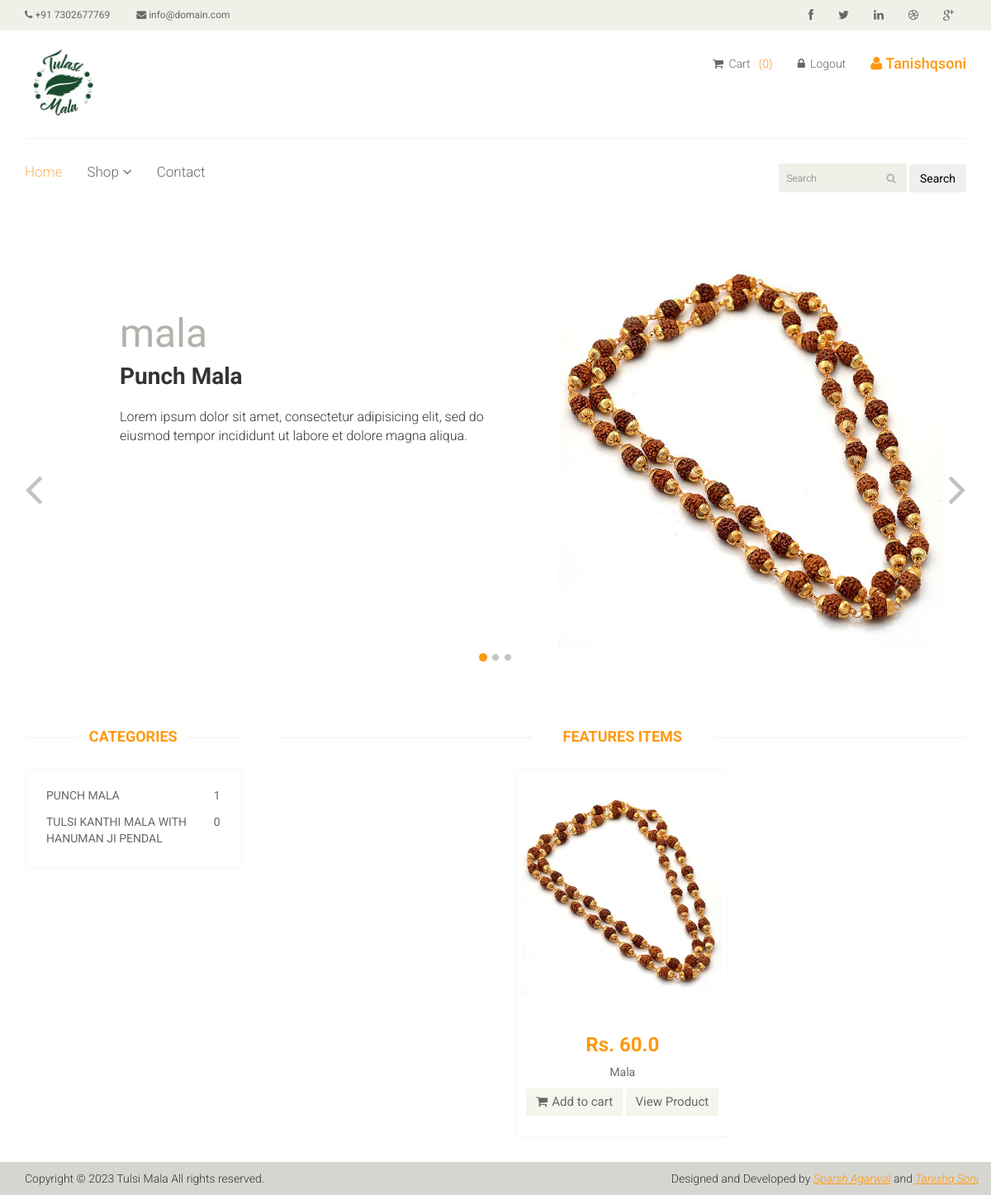
Page / (signed in) on the committed database.
### core/models.py (models this page shows, shortened)
class Product(models.Model):
    name = models.CharField(max_length=100)
    category = models.ForeignKey('Category', on_delete=models.CASCADE)
    slug = models.SlugField(unique=True, null=True, blank=True)
    desc = models.TextField()
    price = models.FloatField(default=0.0)
    product_available_count = models.IntegerField(default=0)
    img = models.ImageField(upload_to='images/')

class Category(models.Model):
    category_name = models.CharField(max_length=1000)
    def __str__(self):
        return self.category_name
    def product_count(self):
        return self.product_set.count()

### core/views.py (the view, shortened to what this page needs)
# urls.py: path('', views.index, name='index'),
def index(request):
    products = Product.objects.all()
    new_prods = products[::-1]
    f_new_prods = new_prods[0]
    new_prods = new_prods[1:3]
    categories = Category.objects.all()
    offer = Offer.objects.get(id=1)
    if (request.user.is_authenticated):
        len_of_cart = len(Cart.objects.filter(user=request.user))
        parameters = {
            'products': products,
            'categories': categories,
            'offer': offer,
            'len_of_cart': len_of_cart,
            'new_prods': new_prods,
            'f_items': f_new_prods
        }
        return render(request, 'core/index.html', parameters)

### templates/core/index.html (shortened to what this page needs)
{% extends './base.html' %}
{% load static %}
{% block start %}
    <section id="slider">
      <div class="container">
        <div class="row">
          <div class="col-sm-12">
            <div
              id="slider-carousel"
              class="carousel slide"
              data-ride="carousel"
            >
              <ol class="carousel-indicators">
                <li
                  data-target="#slider-carousel"
                  data-slide-to="0"
                  class="active"
                ></li>
                <li data-target="#slider-carousel" data-slide-to="1"></li>
                <li data-target="#slider-carousel" data-slide-to="2"></li>
              </ol>
              <div class="carousel-inner">
                <div class="item active">
                  <div class="col-sm-6">
                    <h1>{{f_items.name}}</h1>
                    <h2>{{f_items.category}}</h2>
                    <p>
                      Lorem ipsum dolor sit amet, consectetur adipisicing elit,
                      sed do eiusmod tempor incididunt ut labore et dolore magna
                      aliqua.
                    </p>
                  </div>
                  <div class="col-sm-6">
                    <img
                      src="/media/{{f_items.img}}"
                      class="girl img-responsive"
                      alt=""
                    />
                  </div>
                </div>
              </div>
              <a
                href="#slider-carousel"
                class="left control-carousel hidden-xs"
                data-slide="prev"
              >
                <i class="fa fa-angle-left"></i>
              </a>
              <a
                href="#slider-carousel"
                class="right control-carousel hidden-xs"
                data-slide="next"
              >
                <i class="fa fa-angle-right"></i>
              </a>
            </div>
          </div>
        </div>
      </div>
    </section>
    <section>
      <div class="container">
        <div class="row">
          <div class="col-sm-3">
            <div class="left-sidebar">
              <div class="brands_products">
                <h2>Categories</h2>
                <div class="brands-name">
                  <ul class="nav nav-pills nav-stacked">
                    {% for category in categories %}
                    <li>
                      <a href="/category/{{ category.id }}"> <span class="pull-right">{{ category.product_count }}</span> {{ category.category_name }}</a>
                    </li>
                    {% endfor %}
                  </ul>
                </div>
              </div>
            </div>
          </div>
          <div class="col-sm-9 padding-right">
            <div class="features_items">
              <h2 class="title text-center">Features Items</h2>
              <div class="outer-box" style="display: flex; justify-content: space-around; flex-wrap: wrap;">
              {% for product in products %}
              <div class="col-sm-4">
                <div class="product-image-wrapper">
                  <div class="single-products">
                    <div class="productinfo text-center">
                      <img
                        src="{{ product.img.url }}"
                        alt=""
                      />
                      <h2>Rs. {{ product.price }}</h2>
                      <p>{{ product.name|title }}</p>
                      <a href="{% url 'add_to_cart' product.pk %}" class="btn btn-default add-to-cart"
                        ><i class="fa fa-shopping-cart"></i>Add to cart</a
                      >
                      <a href="{% url 'products' product.slug %}" class="btn btn-default add-to-cart"
                        ></i>View Product</a
                      >
                    </div>
                    <div class="product-overlay">
                      <div class="overlay-content">
                      </div>
                    </div>
                  </div>
                </div>
              </div>
              {% endfor %}
            </div>
          </div>
        </div>
      </div>
    </section>
    {% endblock %}

### templates/core/base.html (shortened to what this page needs)
{% load static %} {% load cart_template_tag %}
<!DOCTYPE html>
<html lang="en">
  <head>
    <link href="{% static 'css/bootstrap.min.css' %}" rel="stylesheet" />
    <link href="{% static 'css/font-awesome.min.css' %}" rel="stylesheet" />
    <link href="{% static 'css/prettyPhoto.css' %}" rel="stylesheet" />
    <link href="{% static 'css/price-range.css' %}" rel="stylesheet" />
    <link href="{% static 'css/animate.css' %}" rel="stylesheet" />
    <link href="{% static 'css/main.css' %}" rel="stylesheet" />
    <link href="{% static 'css/responsive.css' %}" rel="stylesheet" />
    <script src="https://code.jquery.com/jquery-3.6.0.min.js"></script></head
  >
  <body>
    <header id="header">
      <div class="header_top">
        <div class="container">
          <div class="row">
            <div class="col-sm-6">
              <div class="contactinfo">
                <ul class="nav nav-pills">
                  <li>
                    <a href="#"><i class="fa fa-phone"></i> +91 7302677769</a>
                  </li>
                  <li>
                    <a href="#"
                      ><i class="fa fa-envelope"></i> info@domain.com</a
                    >
                  </li>
                </ul>
              </div>
            </div>
            <div class="col-sm-6">
              <div class="social-icons pull-right">
                <ul class="nav navbar-nav">
                  <li>
                    <a href="#"><i class="fa fa-facebook"></i></a>
                  </li>
                  <li>
                    <a href="#"><i class="fa fa-twitter"></i></a>
                  </li>
                  <li>
                    <a href="#"><i class="fa fa-linkedin"></i></a>
                  </li>
                  <li>
                    <a href="#"><i class="fa fa-dribbble"></i></a>
                  </li>
                  <li>
                    <a href="#"><i class="fa fa-google-plus"></i></a>
                  </li>
                </ul>
              </div>
            </div>
          </div>
        </div>
      </div>
      <div class="header-middle">
        <div class="container">
          <div class="row">
            <div class="col-sm-4">
              <div class="logo pull-left">
                <a href="/"
                  ><img src="{% static 'images/home/logo.png' %}" alt="" style="width: 9rem;"
                /></a>
              </div>
            </div>
            <div class="col-sm-8">
              <div class="shop-menu pull-right">
                <ul class="nav navbar-nav">
                  <li>
                    <a href="/cart"
                      ><i class="fa fa-shopping-cart"></i> Cart&nbsp;&nbsp;
                       {% if user.is_authenticated %}
                      <div style="color: #fe980f; display: inline">
                        ({{ len_of_cart }})
                      </div>
                      {% endif %}
                    </a>
                  </li>
                  {% if user.is_authenticated %}
                  <li>
                    <a href=" /accounts/user_logout"
                      ><i class="fa fa-lock"></i> Logout</a
                    >
                  </li>
                  <li>
                    <h4 style="color: #fe980f;">
                      <i class="fa fa-user"></i> {{ user.username|title }}
                    </h4>
                  </li>
                  {% else %}
                  <li>
                    <a href=" /accounts/user_login"
                      ><i class="fa fa-lock"></i> Login</a
                    >
                  </li>
                  {% endif %}
                </ul>
              </div>
            </div>
          </div>
        </div>
      </div>
      <div class="header-bottom">
        <div class="container">
          <div class="row">
            <div class="col-sm-9">
              <div class="mainmenu pull-left">
                <ul class="nav navbar-nav collapse navbar-collapse">
                  <li><a href="/" class="active">Home</a></li>
                  <li class="dropdown">
                    <a href="#">Shop<i class="fa fa-angle-down"></i></a>
                  </li>
                  <li><a href="/contactus">Contact</a></li>
                </ul>
              </div>
            </div>
            <div class="col-sm-3">
              <form action="/search" class="search_box pull-right" method="get">
                <input type="text" required name="query" placeholder="Search" />
                <button type="submit" class="btn btn-fefault">Search</button>
              </form>
            </div>
          </div>
        </div>
      </div>
    </header>
    {% block start %} {% endblock %}
    <footer id="footer">
      <div class="footer-bottom">
        <div class="container">
          <div class="row">
            <p class="pull-left">
              Copyright © 2023 Tulsi Mala All rights reserved.
            </p>
            <p class="pull-right">
              Designed and Developed by
              <span
                ><a href="https://www.linkedin.com/in/sparsh-agarwal-a74128138/"
                  >Sparsh Agarwal</a
                >
                and
                <a href="https://www.linkedin.com/in/tanishq-soni-899146214/"
                  >Tanishq Soni</a
                ></span
              >
            </p>
          </div>
        </div>
      </div>
    </footer>
  </body>
</html>

### rows in the picture
Product: name "mala", category "Punch Mala", img (picture), price "60.0", name "Mala"
Category: product_count "1", category_name "PUNCH MALA"
Category: product_count "0", category_name "TULSI KANTHI MALA WITH HANUMAN JI PENDAL"

### other values in the picture
{{ len_of_cart }} "0"
{{ user.username|title }} "Tanishqsoni"
